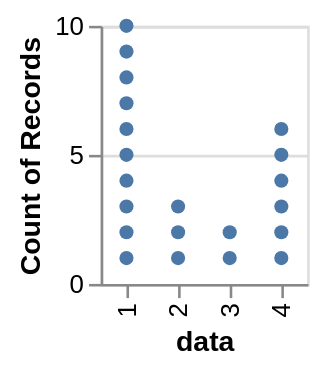

Vega-Lite specification for this chart:
### Vega-Lite specification from a JSON file in a GitHub repository (floating-point values rounded to 4 significant figures)
{"$schema": "https://vega.github.io/schema/vega-lite/v3.json", "description": "A Wilkinson Dot Plot created by generating an id and stacking data points", "height": 100, "data": {"values": [1, 1, 1, 1, 1, 1, 1, 1, 1, 1, 2, 2, 2, 3, 3, 4, 4, 4, 4, 4, 4]}, "transform": [{"window": [{"op": "rank", "as": "id"}]}], "mark": "circle", "encoding": {"x": {"field": "data", "type": "ordinal"}, "y": {"aggregate": "count", "type": "quantitative", "stack": true, "band": 0.5}, "detail": {"field": "id", "type": "ordinal"}}}
